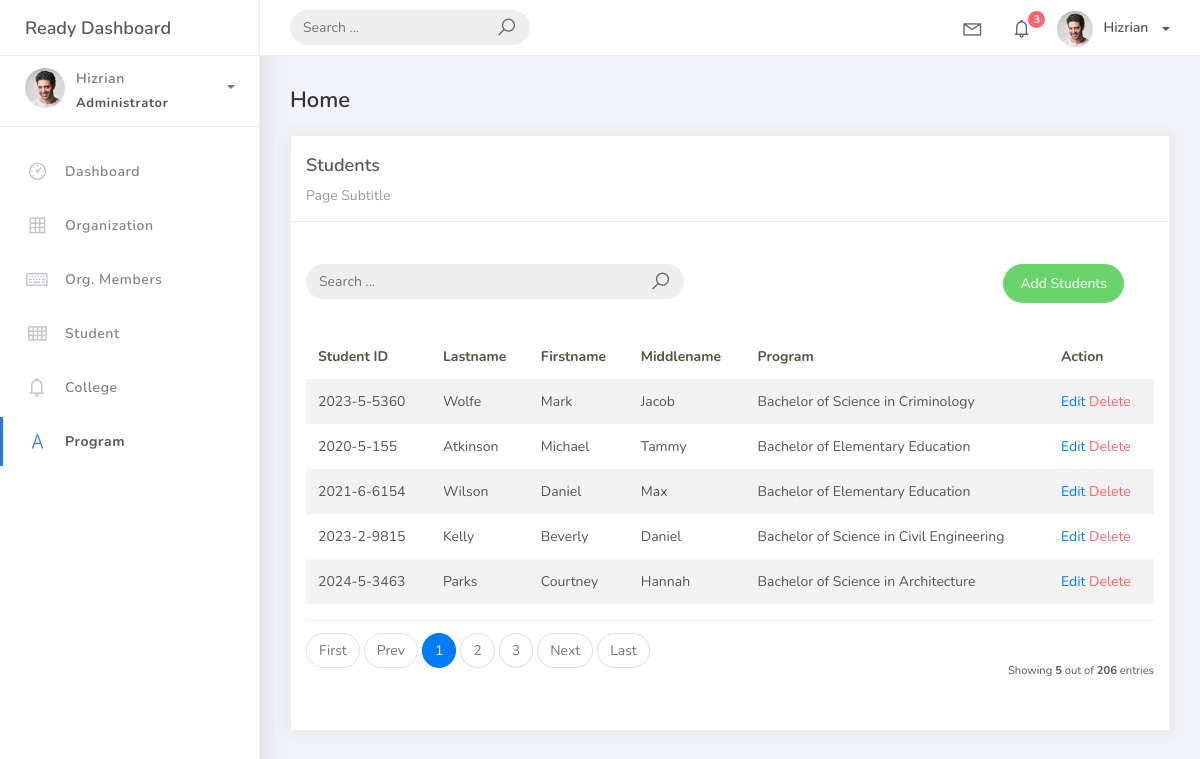
Page /student on the committed database.
### studentorg/models.py (models this page shows, shortened)
class BaseModel(models.Model):
    created_at = models.DateTimeField(auto_now_add=True, db_index=True)
    updated_at = models.DateTimeField(auto_now=True)
    class Meta:
        abstract = True

class Student(BaseModel):
    student_id = models.CharField(max_length=15)
    lastname = models.CharField(max_length=25)
    firstname = models.CharField(max_length=25)
    middlename = models.CharField(max_length=25, blank=True, null=True)
    program = models.ForeignKey(Program, on_delete=models.CASCADE)

class Program(BaseModel):
    prog_name = models.CharField(max_length=150)
    college = models.ForeignKey(College, on_delete=models.CASCADE)
    def __str__(self):
        return self.prog_name

### studentorg/views.py (the view)
# urls.py: path('student', StudentList.as_view(), name='students-list'),
class StudentList(ListView):
    model = Student
    context_object_name = 'students'
    template_name = 'student.html'
    paginate_by = 5
    def get_queryset(self, *args, **kwargs):
         qs = super(StudentList, self).get_queryset(*args, **kwargs)
         if self.request.GET.get("q") != None:
             query = self.request.GET.get('q')
             qs = qs.filter(Q(student_id__icontains=query) |
                            Q(firstname__icontains=query) | Q(lastname__icontains=query))
         return qs

### templates/student.html (shortened to what this page needs)
{% extends 'base.html' %}
{% load static %}
{% block content %}
<div class="content">
  <div class="container-fluid">
    <h4 class="page-title">Home</h4>
    <div class="row">
      <div class="col-md-12">
        <div class="card">
          <div class="card-header">
            <div class="card-title">Students</div>
            <div class="card-category">Page Subtitle</div>
          </div>
          <br/>
          <div class="col-md-12 row">
            <div class="col-md-6">
                <br/>
              <form class="navbar-left navbar-form nav-search mr-md-3" action="{% url 'students-list' %}">
                <div class="input-group">
                  <input type="text" placeholder="Search ..." class="form-control" name="q" />
                  <div class="input-group-append">
                    <span class="input-group-text">
                      <i class="la la-search search-icon"></i>
                    </span>
                  </div>
                </div>
              </form>
            </div>
            <div class="col-md-6">
              <div class="pull-right">
                <br/>
                <a href="{% url 'students-add' %}" class="btn btn-success btn-rounded">Add Students</a>
              </div>
            </div>
          </div>
          <div class="card-body">
            <table class="table table-striped mt-3">
              <thead>
                <tr>
                  <th scope="col">Student ID</th>
                  <th scope="col">Lastname</th>
                  <th scope="col">Firstname</th>
                  <th scope="col">Middlename</th>
                  <th scope="col">Program</th>
                  <th scope="col">Action</th>
                </tr>
              </thead>
              <tbody>
                {% for object in object_list %}
                <tr>
                  <td>{{ object.student_id }}</td>
                  <td>{{ object.lastname }}</td>
                  <td>{{ object.firstname }}</td>
                  <td>{{ object.middlename }}</td>
                  <td>{{ object.program }}</td>
                  <td>
                    <a href="student/{{ object.id }}">Edit</a>
                    <a href="student/{{ object.id }}/delete" class="text-danger">Delete</a>
                </td>
              </tr>
              {% empty %}
                </tr>
                {% endfor %}
              </tbody>
            </table>
            {% include 'includes/pagination.html' %}
          </div>
        </div>
      </div>
    </div>
  </div>
</div>
{% endblock %}

### rows in the picture
Student: student_id "2023-5-5360", lastname "Wolfe", firstname "Mark", middlename "Jacob", program "Bachelor of Science in Criminology"
Student: student_id "2020-5-155", lastname "Atkinson", firstname "Michael", middlename "Tammy", program "Bachelor of Elementary Education"
Student: student_id "2021-6-6154", lastname "Wilson", firstname "Daniel", middlename "Max", program "Bachelor of Elementary Education"
Student: student_id "2023-2-9815", lastname "Kelly", firstname "Beverly", middlename "Daniel", program "Bachelor of Science in Civil Engineering"
Student: student_id "2024-5-3463", lastname "Parks", firstname "Courtney", middlename "Hannah", program "Bachelor of Science in Architecture"

### other values in the picture
{{ page_num }} "1"
{{ page_num }} "2" "3"
{{ object_list.count }} "5"
{{ paginator.count }} "206"
